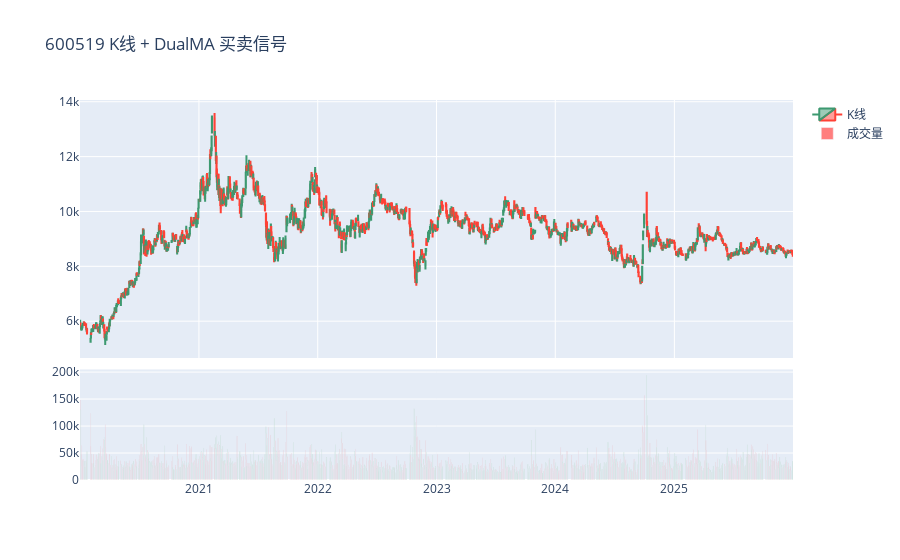

The notebook cell this image was saved under:
### Markdown cell above
## 6. K 线图 + 买卖点标注

选择一只股票，用 Plotly 绘制交互式 K 线图并标注策略的买卖点。

### Code cell
# 选取第一只股票展示 K 线
show_code = STOCK_CODES[0]
show_df = stock_data[show_code].copy()

# 过滤出该股票的交易记录
trades_df = result.trade_log
if not trades_df.empty:
    code_trades = trades_df[trades_df["code"] == show_code].copy()
    code_trades["date"] = pd.to_datetime(code_trades["date"])
else:
    code_trades = pd.DataFrame()

# 用 Plotly 绘制 K 线（含买卖点）
plot_plotly = PlotEngine(backend="plotly")
plot_plotly.plot_kline(show_df, trades=code_trades, title=f"{show_code} K线 + DualMA 买卖信号")

### Figure 1 — Plotly figure (JSON) as saved in the notebook; plotly's stock layout.template omitted (floating-point values rounded to 4 significant figures; data arrays with more than 128 entries replaced by an {"elided": "..."} marker saying what was removed)
{"data": [{"close": {"elided": "1455 float values"}, "high": {"elided": "1455 float values"}, "low": {"elided": "1455 float values"}, "name": "K线", "open": {"elided": "1455 float values"}, "type": "candlestick", "x": {"elided": "1455 str values"}, "xaxis": "x", "yaxis": "y"}, {"marker": {"color": {"elided": "1455 str values"}}, "name": "成交量", "opacity": 0.5, "type": "bar", "x": {"elided": "1455 str values"}, "xaxis": "x2", "y": {"elided": "1455 int values"}, "yaxis": "y2"}], "layout": {"title": {"text": "600519 K线 + DualMA 买卖信号"}, "xaxis": {"anchor": "y", "domain": [0, 1], "matches": "x2", "rangeslider": {"visible": false}, "showticklabels": false}, "xaxis2": {"anchor": "y2", "domain": [0, 1]}, "yaxis": {"anchor": "x", "domain": [0.321, 1.0]}, "yaxis2": {"anchor": "x2", "domain": [0, 0.291]}}}
